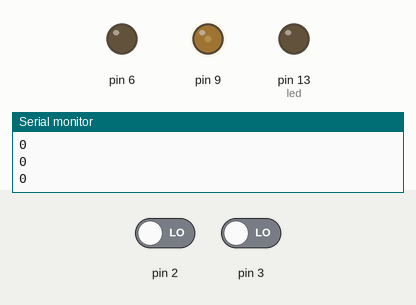
This sketch was run on a simulated Arduino Uno, built with avr-gcc and run on an emulated ATmega328P. On the bench: output pins drawn as LEDs (lit = HIGH), the last lines printed to the serial monitor. The test bench sets the inputs (shaded band); at power-on: pin 2 LOW, pin 3 LOW.

Above: at 1.2 s.
1.3 s: pin 2 driven HIGH
At 1.7 s:
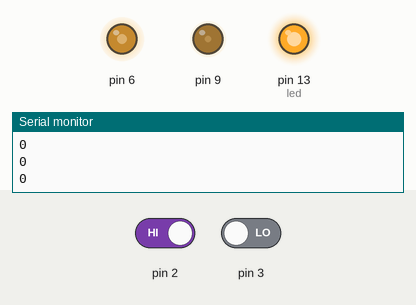
Timing chart, 0 to 4.3 s (numbered marks = the images above; inputs shaded):
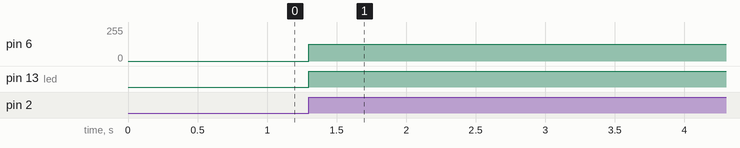

The sketch:

temp.ino
```cpp
int cyclesPerSecond = 979;
int led = 13;
int masterClock = 0;
int seconds = 0;

bool started = false;


void setup()
{
  pinMode(led,OUTPUT);
  digitalWrite(led,LOW);
  Serial.begin(9600);
  analogWrite(9,51);
  attachInterrupt(0,runThis,CHANGE);
  attachInterrupt(1,timer,RISING);
}

void loop()
{
  Serial.println(masterClock);
  delay(250);
}

void timer()
{
  masterClock ++;
}

void runThis()
{
  if(!started)
  {
    masterClock = 0;
    digitalWrite(led,HIGH);
    analogWrite(6,127);
    started = true;
  }
  else
  {
    digitalWrite(led,LOW);
    analogWrite(6,0);
    started = false;
  }
}
```

Measured:
- after the input at 1.3 s, pin 6: 0/255 → 127/255 at once; pin 13 (led): LOW → HIGH at once
